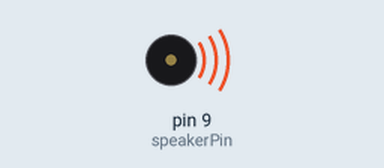
Simulated run of this sketch. Board: Arduino Uno, built with avr-gcc and run on an emulated ATmega328P. Shown: buzzer (waves = sounding).

Above: at 0.5 s.
Timing chart, 0 to 9.1 s (numbered marks = the images above):
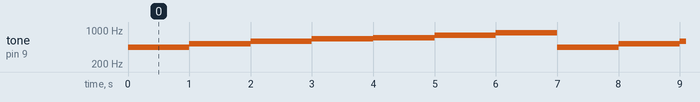

Measured:
- by itself, tone on pin 9 (speakerPin): repeats every 7.0 s: 523 Hz 1.0 s, 587 Hz 1.0 s, 659 Hz 1.0 s, 698 Hz 1.0 s, 784 Hz 1.0 s, 880 Hz 1.0 s, 440 Hz 1.0 s

The sketch:

speaker_test.ino
```cpp
const int speakerPin = 9;  // Speaker is connected to pin 9

void setup() {
  // Nothing needed in setup for this example
}

void loop() {
  // Generate a 440 Hz tone (A4 note) for 1 second
  tone(speakerPin, 440, 1000);
  delay(1000);

  // Generate a 523 Hz tone (C5 note) for 1 second
  tone(speakerPin, 523, 1000);
  delay(1000);

  // Generate a 587 Hz tone (D5 note) for 1 second
  tone(speakerPin, 587, 1000);
  delay(1000);

  // Generate a 659 Hz tone (E5 note) for 1 second
  tone(speakerPin, 659, 1000);
  delay(1000);

  // Generate a 698 Hz tone (F5 note) for 1 second
  tone(speakerPin, 698, 1000);
  delay(1000);

  // Generate a 784 Hz tone (G5 note) for 1 second
  tone(speakerPin, 784, 1000);
  delay(1000);

  // Generate a 880 Hz tone (A5 note) for 1 second
  tone(speakerPin, 880, 1000);
  delay(1000);
}
```
